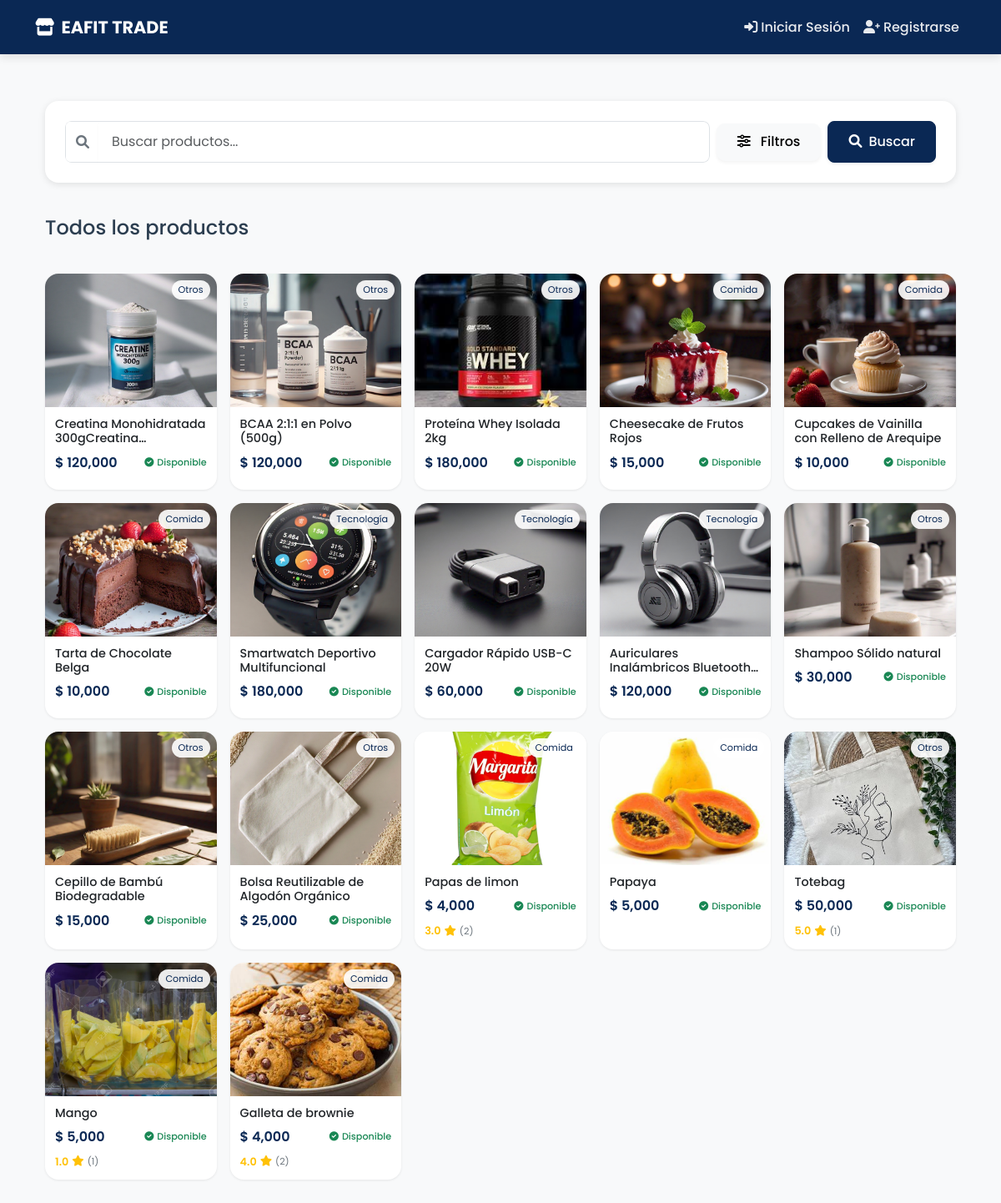
Before: / with the older database file.
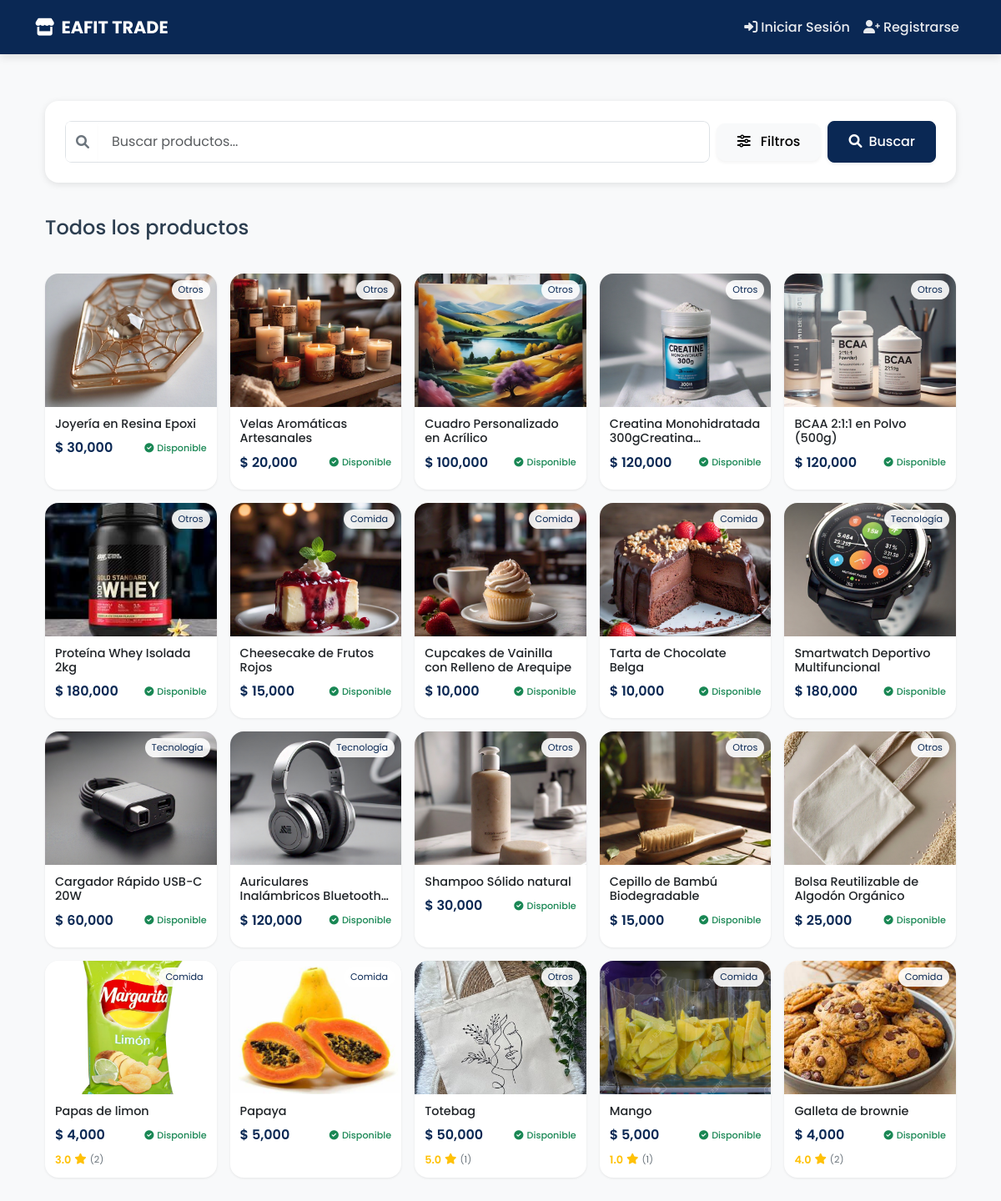
After: the same page with the newer database file.
### products/models.py (models this page shows, shortened)
class Product(models.Model):
    CATEGORY_CHOICES = [
        ('Comida', 'Comida'),
        ('Ropa', 'Ropa'),
        ('Tecnología', 'Tecnología'),
        ('Libros', 'Libros'),
        ('Otros', 'Otros'),
    ]
    CONDITION_CHOICES = [
        ('Nuevo', 'Nuevo'),
        ('Usado', 'Usado'),
        ('Buen estado', 'Buen estado'),
    ]
    FOOD_TYPE_CHOICES = [
        ('Panadería', 'Panadería'),
        ('Galletas', 'Galletas'),
        ('Repostería', 'Repostería'),
        ('Frutas', 'Frutas'),
        ('Frituras', 'Frituras'),
        ('Dulces', 'Dulces'),
        ('Helados', 'Helados'),
        ('Snacks', 'Snacks'),
        ('Comida rápida', 'Comida rápida'),
        ('Otros', 'Otros'),
    ]
    name = models.CharField(
        max_length=255,
        verbose_name='Nombre',
        help_text='Nombre del producto'
    )
    category = models.CharField(
        max_length=50,
        choices=CATEGORY_CHOICES,
        verbose_name='Categoría',
        null=True,
        blank=True
    )
    food_type = models.CharField(
        max_length=50,
        choices=FOOD_TYPE_CHOICES,
        verbose_name='Tipo de Comida',
        blank=True,
        null=True
    )
    description = models.TextField(
        verbose_name='Descripción',
        help_text='Describe tu producto detalladamente'
    )
    price = models.DecimalField(
        max_digits=10,
        decimal_places=2,
        validators=[MinValueValidator(0.01)],
        verbose_name='Precio',
        help_text='Precio en pesos colombianos'
    )
    published_at = models.DateTimeField(
        default=timezone.now,
        verbose_name='Fecha de publicación'
    )
    condition = models.CharField(
        max_length=50,
        choices=CONDITION_CHOICES,
        verbose_name='Estado',
        blank=True,
        null=True
    )
    image = models.ImageField(
        upload_to='products/',
        verbose_name='Imagen',
        help_text='Imagen del producto'
    )
    seller = models.ForeignKey(
        User,
        on_delete=models.CASCADE,
        verbose_name='Vendedor',
        related_name='products'
    )
    available = models.BooleanField(
        default=True,
        verbose_name='Disponible'
    )
    class Meta:
        verbose_name = 'Producto'
        verbose_name_plural = 'Productos'
        ordering = ['-published_at']
        indexes = [
            models.Index(fields=['name']),
            models.Index(fields=['category']),
            models.Index(fields=['available']),
        ]
    @property
    def average_rating(self):
        comments = self.comments.all()
        if not comments:
            return 0
        return round(sum(comment.rating for comment in comments) / len(comments), 1)
    @property
    def total_ratings(self):
        return self.comments.count()

class Comment(models.Model):
    product = models.ForeignKey(
        Product,
        on_delete=models.CASCADE,
        related_name='comments'
    )
    user = models.ForeignKey(
        User,
        on_delete=models.CASCADE,
        related_name='comments'
    )
    text = models.TextField(
        max_length=500,
        verbose_name='Comentario'
    )
    rating = models.PositiveSmallIntegerField(
        verbose_name='Calificación',
        validators=[MinValueValidator(0), MaxValueValidator(5)],
        help_text='Calificación de 0 a 5 estrellas'
    )
    created_at = models.DateTimeField(
        auto_now_add=True,
        verbose_name='Fecha de publicación'
    )
    class Meta:
        ordering = ['-created_at']
        verbose_name = 'Comentario'
        verbose_name_plural = 'Comentarios'

### products/views.py (the view)
# urls.py: 2. Add a URL to urlpatterns:  path('', views.home, name='home')
def home(request):
    products = Product.objects.all()
    search_query = request.GET.get('search', '')
    if search_query:
        products = products.filter(name__icontains=search_query)
    category = request.GET.get('category', '')
    if category:
        products = products.filter(category=category)
    food_type = request.GET.get('food_type', '')
    if category == 'Comida' and food_type:
        products = products.filter(food_type=food_type)
    min_price = request.GET.get('min_price', '')
    max_price = request.GET.get('max_price', '')
    if min_price:
        try:
            min_price = float(min_price)
            products = products.filter(price__gte=min_price)
        except ValueError:
            pass
    if max_price:
        try:
            max_price = float(max_price)
            products = products.filter(price__lte=max_price)
        except ValueError:
            pass
    products = products.order_by('-published_at')
    user_favorites = []
    if request.user.is_authenticated:
        user_favorites = Favorite.objects.filter(user=request.user).values_list('product_id', flat=True)
    context = {
        'products': products,
        'user_favorites': user_favorites,
        'search_query': search_query,
        'selected_category': category,
        'selected_food_type': food_type,
        'min_price': min_price,
        'max_price': max_price,
        'categories': Product.CATEGORY_CHOICES,
        'food_types': Product.FOOD_TYPE_CHOICES,
    }
    return render(request, 'products/home.html', context)

### products/templates/products/home.html (shortened to what this page needs)
{% extends 'products/base.html' %}
{% load humanize %}
{% block content %}
<div class="container py-4">
    <div class="search-section mb-4">
        <div class="card">
            <div class="card-body">
                <form method="get" id="searchForm">
                    <div class="d-flex align-items-center gap-2">
                        <div class="search-bar flex-grow-1">
                            <div class="input-group">
                                <span class="input-group-text border-end-0">
                                    <i class="fas fa-search"></i>
                                </span>
                                <input type="text"
                                       name="search"
                                       class="form-control border-start-0"
                                       placeholder="Buscar productos..."
                                       value="{{ search_query }}">
                            </div>
                        </div>
                        <button type="button"
                                class="btn btn-light position-relative"
                                data-bs-toggle="collapse"
                                data-bs-target="#filterOptions"
                                aria-expanded="false">
                            <i class="fas fa-sliders-h"></i>
                            <span class="ms-2">Filtros</span>
                        </button>
                        <button type="submit" class="btn btn-primary">
                            <i class="fas fa-search me-2"></i>Buscar
                        </button>
                    </div>
                </form>
            </div>
        </div>
    </div>
    <div class="results-section mb-4">
        <div class="d-flex justify-content-between align-items-center">
            <h2 class="h4 mb-0">
                {% if search_query or selected_category %}
                    Resultados de búsqueda
                {% else %}
                    Todos los productos
                {% endif %}
            </h2>
        </div>
    </div>
    <div class="row g-4">
        {% for product in products %}
        <div class="col-12 col-sm-6 col-lg-4 col-xl-3">
            <a href="{% url 'product_detail' product.id %}" class="text-decoration-none">
                <div class="card product-card {% if not product.available %}product-unavailable{% endif %}">
                    <div class="position-relative">
                        {% if product.image %}
                        <img src="{{ product.image.url }}"
                             class="card-img-top product-image {% if not product.available %}grayscale{% endif %}"
                             alt="{{ product.name }}">
                        {% endif %}
                        <span class="category-badge">{{ product.get_category_display }}</span>
                    </div>
                    <div class="card-body">
                        <div class="d-flex justify-content-between align-items-start mb-2">
                            <h5 class="card-title text-dark mb-0">{{ product.name }}</h5>
                        </div>
                        <div class="d-flex justify-content-between align-items-center mb-2">
                            <p class="price mb-0">$ {{ product.price|floatformat:0|intcomma }}</p>
                            <span class="availability-badge {% if product.available %}text-success{% else %}text-danger{% endif %}">
                                {% if product.available %}
                                    <i class="fas fa-check-circle me-1"></i>Disponible
                                {% else %}
                                    <i class="fas fa-times-circle me-1"></i>No disponible
                                {% endif %}
                            </span>
                        </div>
                        {% if product.total_ratings > 0 %}
                        <div class="star-rating">
                            <span class="rating-value">{{ product.average_rating }}</span>
                            <i class="fas fa-star"></i>
                            <span class="rating-count">({{ product.total_ratings }})</span>
                        </div>
                        {% endif %}
                    </div>
                </div>
            </a>
        </div>
        {% endfor %}
    </div>
</div>
{% endblock %}

### products/templates/products/base.html (shortened to what this page needs)
<!DOCTYPE html>
<html>
<head>
    <link href="https://cdn.jsdelivr.net/npm/bootstrap@5.3.2/dist/css/bootstrap.min.css" rel="stylesheet">
    <link href="https://cdnjs.cloudflare.com/ajax/libs/font-awesome/6.0.0/css/all.min.css" rel="stylesheet">
</head>
<body>
    <nav class="navbar navbar-expand-lg navbar-dark">
        <div class="container">
            <a class="navbar-brand" href="{% url 'home' %}">
                <i class="fas fa-store me-2"></i>EAFIT TRADE
            </a>
            <div class="collapse navbar-collapse" id="navbarNav">
                <ul class="navbar-nav ms-auto">
                    {% if user.is_authenticated %}
                        <li class="nav-item">
                            <a class="nav-link" href="{% url 'favorites_list' %}">
                                <i class="fas fa-heart me-1"></i>Favoritos
                            </a>
                        </li>
                        <li class="nav-item">
                            <a class="nav-link" href="{% url 'add_product' %}">
                                <i class="fas fa-plus me-1"></i>Publicar
                            </a>
                        </li>
                        <li class="nav-item">
                            <a class="nav-link" href="{% url 'seller_list' %}">
                                <i class="fas fa-store me-1"></i>Vendedores
                            </a>
                        </li>
                        <li class="nav-item dropdown">
                            <a class="nav-link dropdown-toggle" href="#" role="button" data-bs-toggle="dropdown">
                                <i class="fas fa-user me-1"></i>{{ user.username }}
                            </a>
                            <ul class="dropdown-menu dropdown-menu-end">
                                <li>
                                    <a href="{% url 'view_profile' %}" class="dropdown-item">
                                        <i class="fas fa-store me-2"></i>Mi Perfil de Vendedor
                                    </a>
                                </li>
                                <li><hr class="dropdown-divider"></li>
                                <li>
                                    <form action="{% url 'logout' %}" method="post" class="dropdown-item">
                                        {% csrf_token %}
                                        <button type="submit" class="btn btn-link text-decoration-none p-0">
                                            <i class="fas fa-sign-out-alt me-2"></i>Cerrar Sesión
                                        </button>
                                    </form>
                                </li>
                            </ul>
                        </li>
                    {% else %}
                        <li class="nav-item">
                            <a class="nav-link" href="{% url 'login' %}">
                                <i class="fas fa-sign-in-alt me-1"></i>Iniciar Sesión
                            </a>
                        </li>
                        <li class="nav-item">
                            <a class="nav-link" href="{% url 'register' %}">
                                <i class="fas fa-user-plus me-1"></i>Registrarse
                            </a>
                        </li>
                    {% endif %}
                </ul>
            </div>
        </div>
    </nav>
    <div class="content">
        <div class="container">
            {% block content %}{% endblock %}
        </div>
    </div>
</body>
</html>

Changed rows visible on the page:
added Product: image (picture), category "Otros", name "Joyería en Resina Epoxi", price "30,000", available True (drawn)
added Product: image (picture), category "Otros", name "Velas Aromáticas Artesanales", price "20,000", available True (drawn)
added Product: image (picture), category "Otros", name "Cuadro Personalizado en Acrílico", price "100,000", available True (drawn)
